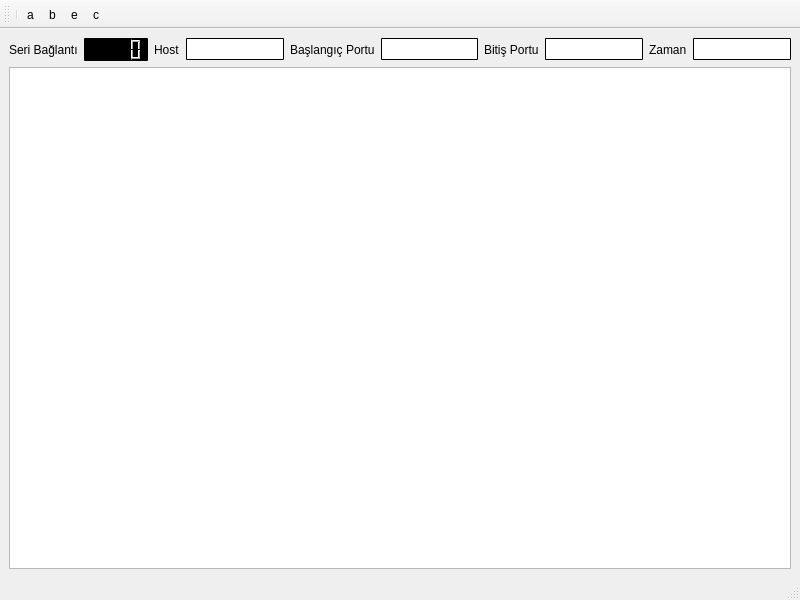
<?xml version="1.0" encoding="UTF-8"?>
<ui version="4.0">
 <class>MainWindow</class>
 <widget class="QMainWindow" name="MainWindow">
  <property name="geometry">
   <rect>
    <x>0</x>
    <y>0</y>
    <width>800</width>
    <height>600</height>
   </rect>
  </property>
  <property name="windowTitle">
   <string>MainWindow</string>
  </property>
  <widget class="QWidget" name="centralwidget">
   <layout class="QGridLayout" name="gridLayout_2">
    <item row="0" column="0">
     <layout class="QGridLayout" name="gridLayout">
      <item row="0" column="0">
       <layout class="QHBoxLayout" name="horizontalLayout_5">
        <item>
         <layout class="QHBoxLayout" name="horizontalLayout">
          <item>
           <widget class="QLabel" name="label_5">
            <property name="text">
             <string>Seri Bağlantı</string>
            </property>
           </widget>
          </item>
          <item>
           <widget class="QLCDNumber" name="lcdNumber">
            <property name="styleSheet">
             <string notr="true">
background-color: rgb(0, 0, 0);
    border-style: outset;
    border-width: 1px;
    border-radius: 1px;
    font: bold 15px;</string>
            </property>
           </widget>
          </item>
          <item>
           <widget class="QLabel" name="label">
            <property name="text">
             <string>Host</string>
            </property>
           </widget>
          </item>
          <item>
           <widget class="QLineEdit" name="lineEditHost">
            <property name="styleSheet">
             <string notr="true">
color: rgb(170, 170, 170);
    border-style: outset;
    border-width: 1px;
    border-radius: 1px;
    font: bold 15px;</string>
            </property>
           </widget>
          </item>
         </layout>
        </item>
        <item>
         <layout class="QHBoxLayout" name="horizontalLayout_2">
          <item>
           <widget class="QLabel" name="label_2">
            <property name="text">
             <string>Başlangıç Portu</string>
            </property>
           </widget>
          </item>
          <item>
           <widget class="QLineEdit" name="lineEditStartPort">
            <property name="styleSheet">
             <string notr="true">
color: rgb(170, 170, 170);
    border-style: outset;
    border-width: 1px;
    border-radius: 1px;
    font: bold 15px;</string>
            </property>
           </widget>
          </item>
         </layout>
        </item>
        <item>
         <layout class="QHBoxLayout" name="horizontalLayout_3">
          <item>
           <widget class="QLabel" name="label_3">
            <property name="text">
             <string>Bitiş Portu</string>
            </property>
           </widget>
          </item>
          <item>
           <widget class="QLineEdit" name="lineEditEndPort">
            <property name="styleSheet">
             <string notr="true">
color: rgb(170, 170, 170);
    border-style: outset;
    border-width: 1px;
    border-radius: 1px;
    font: bold 15px;</string>
            </property>
           </widget>
          </item>
         </layout>
        </item>
        <item>
         <layout class="QHBoxLayout" name="horizontalLayout_4">
          <item>
           <widget class="QLabel" name="label_4">
            <property name="text">
             <string>Zaman</string>
            </property>
           </widget>
          </item>
          <item>
           <widget class="QLineEdit" name="lineEditTimeout">
            <property name="styleSheet">
             <string notr="true">
color: rgb(170, 170, 170);
    border-style: outset;
    border-width: 1px;
    border-radius: 1px;
    font: bold 15px;</string>
            </property>
           </widget>
          </item>
         </layout>
        </item>
       </layout>
      </item>
      <item row="1" column="0">
       <widget class="QTextEdit" name="results"/>
      </item>
     </layout>
    </item>
   </layout>
  </widget>
  <widget class="QMenuBar" name="menubar">
   <property name="geometry">
    <rect>
     <x>0</x>
     <y>0</y>
     <width>800</width>
     <height>25</height>
    </rect>
   </property>
  </widget>
  <widget class="QStatusBar" name="statusbar"/>
  <widget class="QToolBar" name="toolBar">
   <property name="windowTitle">
    <string>toolBar</string>
   </property>
   <attribute name="toolBarArea">
    <enum>TopToolBarArea</enum>
   </attribute>
   <attribute name="toolBarBreak">
    <bool>false</bool>
   </attribute>
   <addaction name="separator"/>
   <addaction name="on_actionclear_triggered"/>
   <addaction name="on_actionA_k_triggered"/>
   <addaction name="on_actionAyarlar_triggered"/>
   <addaction name="on_actionKapat_triggered"/>
  </widget>
  <action name="on_actionclear_triggered">
   <property name="icon">
    <iconset resource="image.qrc">
     <normaloff>:/new/prefix1/clear.png</normaloff>:/new/prefix1/clear.png</iconset>
   </property>
   <property name="text">
    <string>a</string>
   </property>
  </action>
  <action name="on_actionA_k_triggered">
   <property name="icon">
    <iconset resource="image.qrc">
     <normaloff>:/new/prefix1/connect.png</normaloff>:/new/prefix1/connect.png</iconset>
   </property>
   <property name="text">
    <string>b</string>
   </property>
  </action>
  <action name="on_actionKapat_triggered">
   <property name="icon">
    <iconset resource="image.qrc">
     <normaloff>:/new/prefix1/delete.png</normaloff>:/new/prefix1/delete.png</iconset>
   </property>
   <property name="text">
    <string>c</string>
   </property>
  </action>
  <action name="on_actionAyarlar_triggered">
   <property name="icon">
    <iconset resource="image.qrc">
     <normaloff>:/new/prefix1/settings.png</normaloff>:/new/prefix1/settings.png</iconset>
   </property>
   <property name="text">
    <string>e</string>
   </property>
  </action>
 </widget>
 <resources>
  <include location="image.qrc"/>
 </resources>
 <connections/>
</ui>
